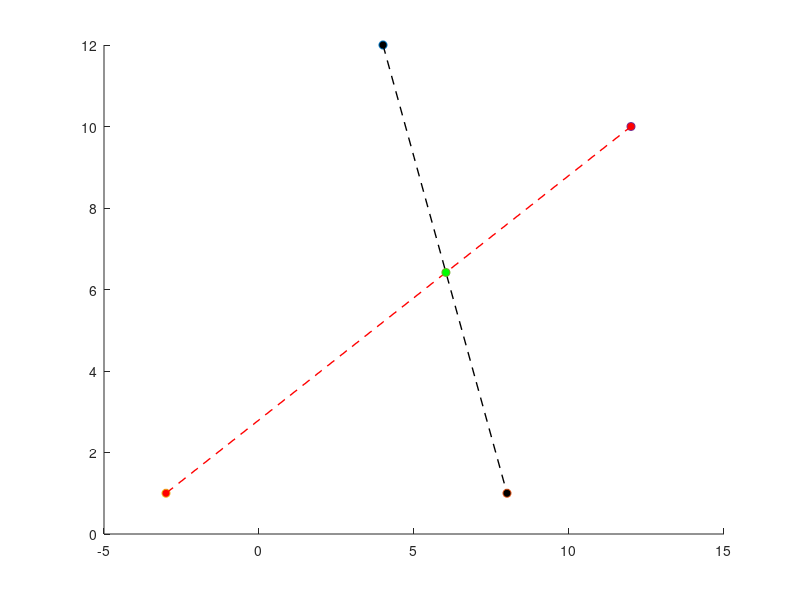

Write the MATLAB code that produced this figure.
clear
clc

%% Plot
figure(1)
cla
hold on

%% Line 1 
x11 = 4;                            % Line 1 - Point 1 (x)
y11 = 12;                            % Line 1 - Point 1 (y)

x12 = 8;                            % Line 1 - Point 2 (x)
y12 = 1;                           % Line 1 - Point 2 (y)

m1 = (y12 - y11) / (x12 - x11);     % Line 1 Gradient
c1 = y11 - m1*x11;                  % Line 1 y intersect
    
x1 = x11:1:x12;                     % Line 1 x values
y1 = m1 * x1 + c1;                  % Line 1 y values

scatter(x11, y11, 'ko', 'markerfacecolor', 'black')
scatter(x12, y12, 'ko', 'markerfacecolor', 'black')
plot(x1, y1, 'k--', 'linewidth', 1)

%% Line 2
x21 = -3;                           % Line 2 - Point 1 (x)
y21 = 1;                           % Line 2 - Point 1 (y)
    
x22 = 12;                           % Line 2 - Point 2 (x)
y22 = 10;                           % Line 2 - Point 2 (y)

m2 = (y22 - y21) / (x22 - x21);     % Line 2 Gradient
c2 = y21 - m2*x21;                  % Line 2 y intersect

x2 = x21:1:x22;                     % Line 2 x values 
y2 = m2 * x2 + c2;                  % Line 2 y values

scatter(x21, y21, 'ko', 'markerfacecolor', 'red')
scatter(x22, y22, 'ko', 'markerfacecolor', 'red')
plot(x2, y2, 'r--', 'linewidth', 1)

%% Calculate the intersect 
a1 = (c1*y11 - c1*y12) / (x11*y12 - x12*y11);
b1 = (a1*x12 + c1) / y12;

a2 = (c2*y21 - c2*y22) / (x21*y22 - x22*y21);
b2 = (a2*x22 + c2) / y22;

x_int = (b1*c2 - b2*c1) / (a1*b2 - a2*b1);
y_int = (a1*c2 - a2*c1) / (a1*b2 - a2*b1);

scatter(x_int, y_int, 'bo', 'markerfacecolor', 'green')

